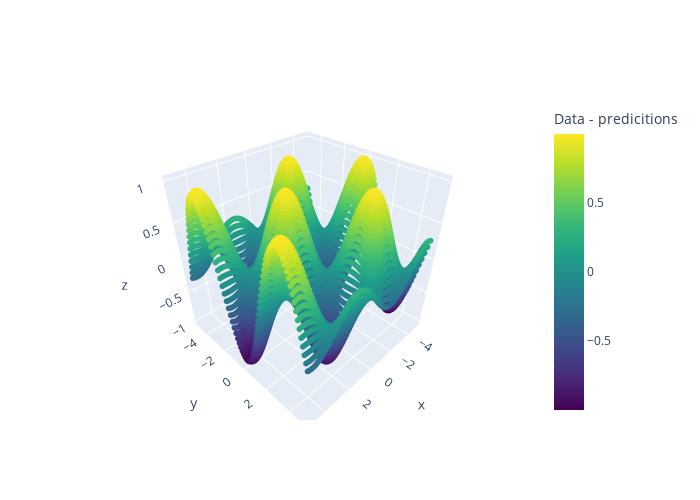

Write notebook code for a chart like this one.
### Code cell
import plotly.graph_objects as go

predictions = model(torch.cat((torch.Tensor(X).reshape(-1, 1), torch.Tensor(Y).reshape(-1, 1)), axis=1)).detach().numpy().reshape(-1)
trace1 = go.Scatter3d(
    x=X.reshape(-1),
    y=Y.reshape(-1),
    z=Z.reshape(-1),
    mode='markers',
    marker=dict(
        size=2,
        color=Z.reshape(-1),
        colorscale='Viridis',
        colorbar=dict(title='Data - predicitions'),
    ),
    name='Model'
)
fig = go.Figure(data=[trace1], layout=dict(width=700, height=500))
# fig.update_layout(
#     scene = dict(
#         xaxis = dict(range=[-5,5]),
#         yaxis = dict(range=[-5,5]),
#         zaxis = dict(range=[-0.1,0.1]),),
#     width=700,
#     margin=dict(r=20, l=10, b=10, t=10)
# )
fig.show()

### Figure 1 — Plotly figure (JSON) as saved in the notebook; plotly's stock layout.template omitted (floating-point values rounded to 4 significant figures; data arrays with more than 128 entries replaced by an {"elided": "..."} marker saying what was removed)
{"data": [{"marker": {"color": {"elided": "10000 float values"}, "colorbar": {"title": {"text": "Data - predicitions"}}, "colorscale": [[0, "#440154"], [0.1111, "#482878"], [0.2222, "#3e4989"], [0.3333, "#31688e"], [0.4444, "#26828e"], [0.5556, "#1f9e89"], [0.6667, "#35b779"], [0.7778, "#6ece58"], [0.8889, "#b5de2b"], [1, "#fde725"]], "size": 2}, "mode": "markers", "name": "Model", "type": "scatter3d", "x": {"elided": "10000 float values"}, "y": {"elided": "10000 float values"}, "z": {"elided": "10000 float values"}}], "layout": {"height": 500, "width": 700}}
